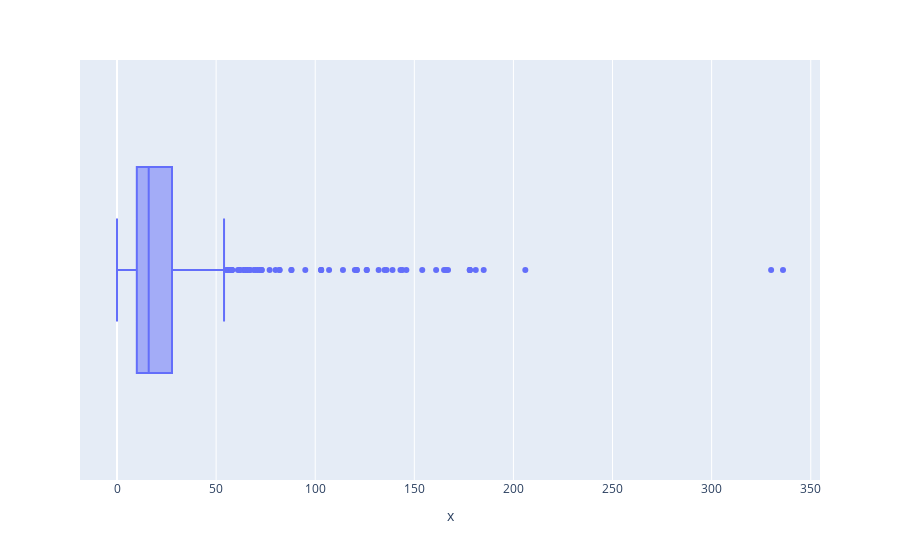

Write notebook code for a chart like this one.
### Code cell
# show boxplot for duration
px.box(x= df.duration)

### Figure 1 — Plotly figure (JSON) as saved in the notebook; plotly's stock layout.template omitted (floating-point values rounded to 4 significant figures; data arrays with more than 128 entries replaced by an {"elided": "..."} marker saying what was removed)
{"data": [{"alignmentgroup": "True", "hovertemplate": "x=%{x}<extra></extra>", "legendgroup": "", "marker": {"color": "#636efa"}, "name": "", "notched": false, "offsetgroup": "", "orientation": "h", "showlegend": false, "type": "box", "x": {"elided": "1155 int values"}, "x0": " ", "xaxis": "x", "y0": " ", "yaxis": "y"}], "layout": {"boxmode": "group", "legend": {"tracegroupgap": 0}, "margin": {"t": 60}, "xaxis": {"anchor": "y", "domain": [0, 1], "title": {"text": "x"}}, "yaxis": {"anchor": "x", "domain": [0, 1]}}}
